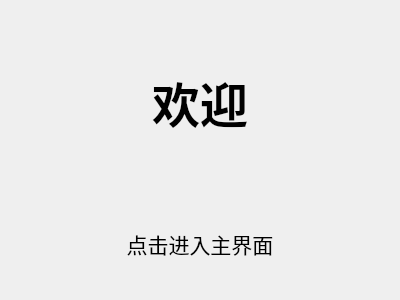
<?xml version="1.0" encoding="UTF-8"?>
<ui version="4.0">
 <class>PageWelcome</class>
 <widget class="QWidget" name="PageWelcome">
  <property name="geometry">
   <rect>
    <x>0</x>
    <y>0</y>
    <width>400</width>
    <height>300</height>
   </rect>
  </property>
  <property name="windowTitle">
   <string>Form</string>
  </property>
  <layout class="QVBoxLayout" name="verticalLayout" stretch="2,1">
   <item>
    <widget class="QLabel" name="label">
     <property name="font">
      <font>
       <pointsize>36</pointsize>
       <bold>true</bold>
      </font>
     </property>
     <property name="text">
      <string>欢迎</string>
     </property>
     <property name="alignment">
      <set>Qt::AlignmentFlag::AlignCenter</set>
     </property>
    </widget>
   </item>
   <item>
    <widget class="QLabel" name="label_2">
     <property name="font">
      <font>
       <pointsize>16</pointsize>
      </font>
     </property>
     <property name="text">
      <string>点击进入主界面</string>
     </property>
     <property name="alignment">
      <set>Qt::AlignmentFlag::AlignCenter</set>
     </property>
    </widget>
   </item>
  </layout>
 </widget>
 <resources/>
 <connections/>
</ui>
